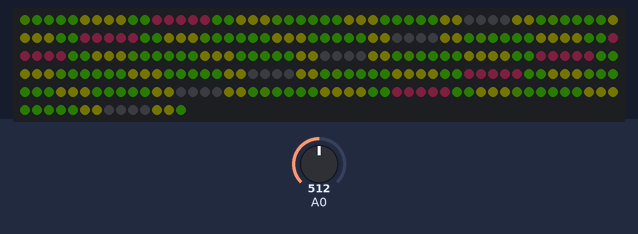
Bench run of a sketch on a simulated Arduino Uno, built with avr-gcc and run on an emulated ATmega328P. On the bench: 264 RGB LEDs in strip order, left to right, continuing on the next row. The inputs (shaded band) are chosen by the test bench; at power-on: A0 = 512. Dim RGB values are drawn brighter than linear; random numbers use the default seed unless the sketch sets one.

Above: at 2.91 s.
At 7.41 s:
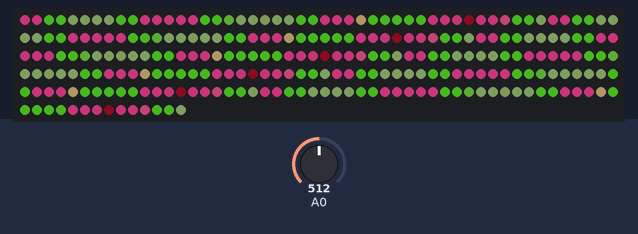
At 12.17 s:
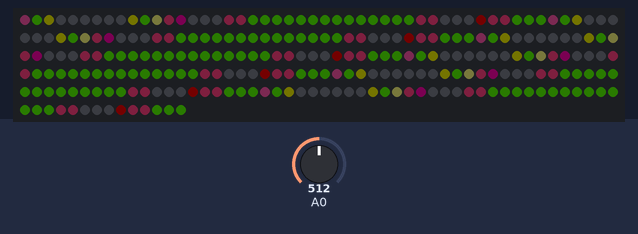
At 20.85 s:
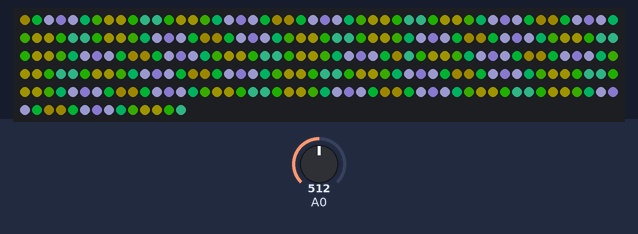
At 30.45 s:
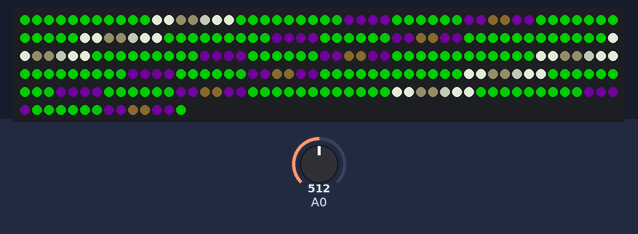
At 39.41 s:
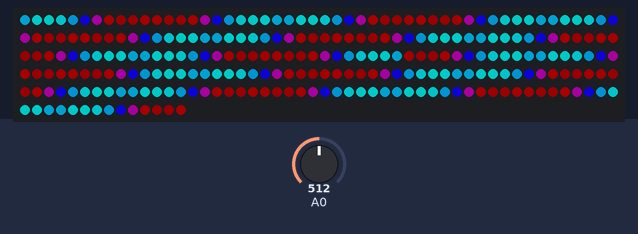

The sketch:

_v1.1.ino
```cpp
// ===== НАСТРОЙКИ =====
#define EDGE_LEDS 11    // кол-во диодов на ребре куба
#define LED_DI 2        // пин подключения
#define BRIGHT 255      // яркость
#define CHANGE_PRD 10   // смена режима, секунд
#define CUR_LIMIT 2000  // лимит тока в мА (0 - выкл)

// ===== ДЛЯ РАЗРАБОВ =====
const int NUM_LEDS = (EDGE_LEDS * 24);
#define USE_MICROLED 0
#include <FastLED.h>
CRGBPalette16 currentPalette;
const int FACE_SIZE = EDGE_LEDS * 4;
const int LINE_SIZE = EDGE_LEDS;
#define PAL_STEP 30
CRGB leds[NUM_LEDS];

int perlinPoint;
int curBright = BRIGHT;
bool fadeFlag = false;
bool mode = true;
bool colorMode = true;
uint16_t counter = 0;
byte speed = 15;
uint32_t tmrDraw, tmrColor, tmrFade;

#define DEBUG(x) //Serial.println(x)

uint32_t getPixColor(CRGB color) {
  return (((uint32_t)color.r << 16) | (color.g << 8) | color.b);
}

void setup() {
  Serial.begin(9600);
  FastLED.addLeds<WS2812, LED_DI, GRB>(leds, NUM_LEDS).setCorrection( TypicalLEDStrip );
  if (CUR_LIMIT > 0) FastLED.setMaxPowerInVoltsAndMilliamps(5, CUR_LIMIT);
  FastLED.setBrightness(BRIGHT);
  FastLED.clear();

  randomSeed(getEntropy(A0));   // My system's in decline, EMBRACING ENTROPY!
  perlinPoint = random(0, 32768);
  fadeFlag = true;  // сразу флаг на смену режима
}

void loop() {
  // отрисовка
  if (millis() - tmrDraw >= 40) {
    tmrDraw = millis();
    for (int i = 0; i < FACE_SIZE; i++) {
      if (mode) fillSimple(i, ColorFromPalette(currentPalette, getMaxNoise(i * PAL_STEP + counter, counter), 255, LINEARBLEND));
      else fillVertex(i, ColorFromPalette(currentPalette, getMaxNoise(i * PAL_STEP / 4 + counter, counter), 255, LINEARBLEND));
    }
    FastLED.show();
    counter += speed;
  }

  // смена режима и цвета
  if (millis() - tmrColor >= CHANGE_PRD * 1000L) {
    tmrColor = millis();
    fadeFlag = true;
  }

  // фейдер для смены через чёрный
  if (fadeFlag && millis() - tmrFade >= 30) {
    static int8_t fadeDir = -1;
    tmrFade = millis();
    if (fadeFlag) {
      curBright += 5 * fadeDir;

      if (curBright < 5) {
        curBright = 5;
        fadeDir = 1;
        changeMode();
      }
      if (curBright > BRIGHT) {
        curBright = BRIGHT;
        fadeDir = -1;
        fadeFlag = false;
      }
      FastLED.setBrightness(curBright);
    }
  }
} // луп

void changeMode() {
  if (!random(3)) mode = !mode;
  speed = random(4, 12);
  colorMode = !colorMode;
  int thisDebth = random(0, 32768);
  byte thisStep = random(2, 7) * 5;
  bool sparkles = !random(5);

  if (colorMode) {
    for (int i = 0; i < 16; i++) {
      currentPalette[i] = CHSV(getMaxNoise(thisDebth + i * thisStep, thisDebth),
                               sparkles ? (!random(9) ? 30 : 255) : 255,
                               constrain((i + 7) * (i + 7), 0, 255));
    }
  } else {
    for (int i = 0; i < 4; i++) {
      CHSV color = CHSV(random(0, 256), random(0, 256), (uint8_t)(i + 1) * 64 - 1);
      for (byte j = 0; j < 4; j++) {
        currentPalette[i * 4 + j] = color;
      }
    }
  }
}

// масштабируем шум
byte getMaxNoise(uint16_t x, uint16_t y) {
  return constrain(map(inoise8(x, y), 50, 200, 0, 255), 0, 255);
}

// заливка всех 6 граней в одинаковом порядке
void fillSimple(int num, CRGB color) {  // num 0-NUM_LEDS / 6
  for (byte i = 0; i < 6; i++) {
    leds[i * FACE_SIZE + num] = color;
  }
}

// заливка из четырёх вершин
void fillVertex(int num, CRGB color) { // num 0-NUM_LEDS / 6
  num /= 4;
  byte thisRow = 0;
  for (byte i = 0; i < 3; i++) {
    leds[LINE_SIZE * thisRow + num] = color;
    thisRow += 2;
    leds[LINE_SIZE * thisRow - num - 1] = color;
    leds[LINE_SIZE * thisRow + num] = color;
    thisRow += 2;
    leds[LINE_SIZE * thisRow - num - 1] = color;
  }
  thisRow = 13;
  for (byte i = 0; i < 3; i++) {
    leds[LINE_SIZE * thisRow - num - 1] = color;
    leds[LINE_SIZE * thisRow + num] = color;
    thisRow += 2;
    leds[LINE_SIZE * thisRow - num - 1] = color;
    leds[LINE_SIZE * thisRow + num] = color;
    thisRow += 2;
  }
}

// рандом сид из сырого аналога
uint32_t getEntropy(byte pin) {
  unsigned long seed = 0;
  for (int i = 0; i < 400; i++) {
    seed = 1;
    for (byte j = 0; j < 16; j++) {
      seed *= 4;
      seed += analogRead(pin) & 3;
    }
  }
  return seed;
}
```
